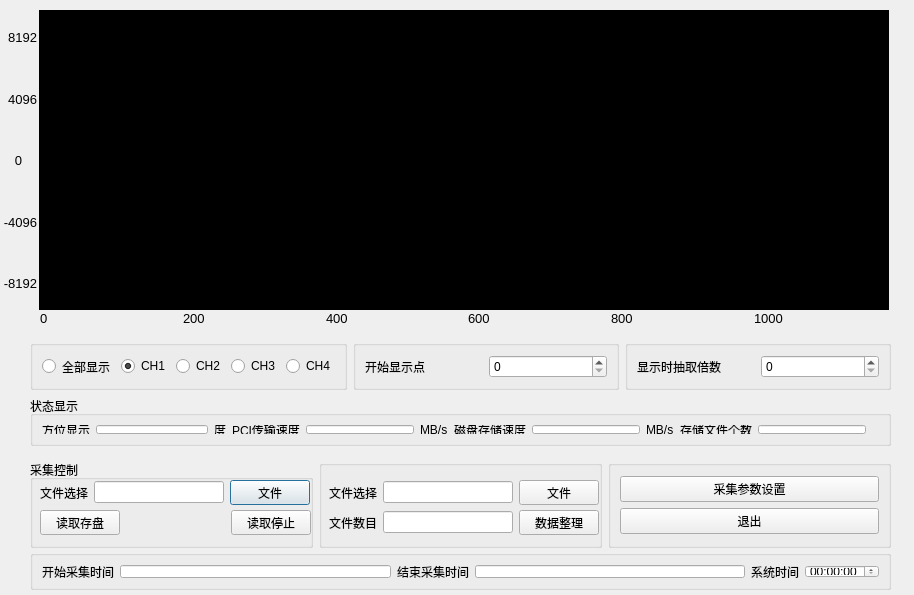
<?xml version="1.0" encoding="UTF-8"?>
<ui version="4.0">
 <class>AshowDialog</class>
 <widget class="QDialog" name="AshowDialog">
  <property name="geometry">
   <rect>
    <x>0</x>
    <y>0</y>
    <width>914</width>
    <height>595</height>
   </rect>
  </property>
  <property name="minimumSize">
   <size>
    <width>914</width>
    <height>595</height>
   </size>
  </property>
  <property name="maximumSize">
   <size>
    <width>914</width>
    <height>595</height>
   </size>
  </property>
  <property name="windowTitle">
   <string>A显</string>
  </property>
  <widget class="A_show" name="widget" native="true">
   <property name="geometry">
    <rect>
     <x>39</x>
     <y>10</y>
     <width>850</width>
     <height>300</height>
    </rect>
   </property>
   <property name="autoFillBackground">
    <bool>false</bool>
   </property>
   <property name="styleSheet">
    <string notr="true">background:rgb</string>
   </property>
  </widget>
  <widget class="QGroupBox" name="groupBox_8">
   <property name="geometry">
    <rect>
     <x>30</x>
     <y>550</y>
     <width>861</width>
     <height>40</height>
    </rect>
   </property>
   <property name="title">
    <string/>
   </property>
   <layout class="QHBoxLayout" name="horizontalLayout_16">
    <item>
     <widget class="QLabel" name="label_16">
      <property name="text">
       <string>开始采集时间</string>
      </property>
     </widget>
    </item>
    <item>
     <widget class="QLineEdit" name="lineEdit_9"/>
    </item>
    <item>
     <widget class="QLabel" name="label_17">
      <property name="text">
       <string>结束采集时间</string>
      </property>
     </widget>
    </item>
    <item>
     <widget class="QLineEdit" name="lineEdit_10"/>
    </item>
    <item>
     <widget class="QLabel" name="label_18">
      <property name="text">
       <string>系统时间</string>
      </property>
     </widget>
    </item>
    <item>
     <widget class="QTimeEdit" name="timeEdit"/>
    </item>
   </layout>
  </widget>
  <widget class="QWidget" name="layoutWidget">
   <property name="geometry">
    <rect>
     <x>30</x>
     <y>460</y>
     <width>861</width>
     <height>88</height>
    </rect>
   </property>
   <layout class="QHBoxLayout" name="horizontalLayout_13">
    <item>
     <widget class="QGroupBox" name="groupBox_5">
      <property name="title">
       <string>采集控制</string>
      </property>
      <widget class="QWidget" name="layoutWidget">
       <property name="geometry">
        <rect>
         <x>10</x>
         <y>20</y>
         <width>270</width>
         <height>25</height>
        </rect>
       </property>
       <layout class="QHBoxLayout" name="horizontalLayout_10">
        <item>
         <widget class="QLabel" name="label_11">
          <property name="text">
           <string>文件选择</string>
          </property>
         </widget>
        </item>
        <item>
         <widget class="QLineEdit" name="lineEdit_5"/>
        </item>
        <item>
         <widget class="QPushButton" name="pushButton">
          <property name="text">
           <string>文件</string>
          </property>
         </widget>
        </item>
       </layout>
      </widget>
      <widget class="QWidget" name="layoutWidget">
       <property name="geometry">
        <rect>
         <x>10</x>
         <y>50</y>
         <width>271</width>
         <height>25</height>
        </rect>
       </property>
       <layout class="QHBoxLayout" name="horizontalLayout_12">
        <item>
         <widget class="QPushButton" name="pushButton_2">
          <property name="text">
           <string>读取存盘</string>
          </property>
         </widget>
        </item>
        <item>
         <spacer name="horizontalSpacer">
          <property name="orientation">
           <enum>Qt::Horizontal</enum>
          </property>
          <property name="sizeHint" stdset="0">
           <size>
            <width>40</width>
            <height>20</height>
           </size>
          </property>
         </spacer>
        </item>
        <item>
         <widget class="QPushButton" name="pushButton_3">
          <property name="text">
           <string>读取停止</string>
          </property>
         </widget>
        </item>
       </layout>
      </widget>
     </widget>
    </item>
    <item>
     <widget class="QGroupBox" name="groupBox_6">
      <property name="title">
       <string/>
      </property>
      <widget class="QWidget" name="layoutWidget_3">
       <property name="geometry">
        <rect>
         <x>10</x>
         <y>20</y>
         <width>270</width>
         <height>25</height>
        </rect>
       </property>
       <layout class="QHBoxLayout" name="horizontalLayout_14">
        <item>
         <widget class="QLabel" name="label_14">
          <property name="text">
           <string>文件选择</string>
          </property>
         </widget>
        </item>
        <item>
         <widget class="QLineEdit" name="lineEdit_7"/>
        </item>
        <item>
         <widget class="QPushButton" name="pushButton_6">
          <property name="text">
           <string>文件</string>
          </property>
         </widget>
        </item>
       </layout>
      </widget>
      <widget class="QWidget" name="layoutWidget">
       <property name="geometry">
        <rect>
         <x>10</x>
         <y>50</y>
         <width>270</width>
         <height>25</height>
        </rect>
       </property>
       <layout class="QHBoxLayout" name="horizontalLayout_15">
        <item>
         <widget class="QLabel" name="label_15">
          <property name="text">
           <string>文件数目</string>
          </property>
         </widget>
        </item>
        <item>
         <widget class="QLineEdit" name="lineEdit_8"/>
        </item>
        <item>
         <widget class="QPushButton" name="pushButton_7">
          <property name="text">
           <string>数据整理</string>
          </property>
         </widget>
        </item>
       </layout>
      </widget>
     </widget>
    </item>
    <item>
     <widget class="QGroupBox" name="groupBox_7">
      <property name="title">
       <string/>
      </property>
      <layout class="QVBoxLayout" name="verticalLayout_6">
       <item>
        <layout class="QVBoxLayout" name="verticalLayout_5">
         <item>
          <widget class="QPushButton" name="pushButton_4">
           <property name="text">
            <string>采集参数设置</string>
           </property>
          </widget>
         </item>
         <item>
          <widget class="QPushButton" name="pushButton_5">
           <property name="text">
            <string>退出</string>
           </property>
          </widget>
         </item>
        </layout>
       </item>
      </layout>
     </widget>
    </item>
   </layout>
  </widget>
  <widget class="QWidget" name="layoutWidget">
   <property name="geometry">
    <rect>
     <x>30</x>
     <y>340</y>
     <width>861</width>
     <height>106</height>
    </rect>
   </property>
   <layout class="QVBoxLayout" name="verticalLayout_4">
    <item>
     <layout class="QHBoxLayout" name="horizontalLayout_4">
      <item>
       <widget class="QGroupBox" name="groupBox">
        <property name="title">
         <string/>
        </property>
        <layout class="QVBoxLayout" name="verticalLayout">
         <item>
          <layout class="QHBoxLayout" name="horizontalLayout">
           <item>
            <widget class="QRadioButton" name="radioButton">
             <property name="text">
              <string>全部显示</string>
             </property>
            </widget>
           </item>
           <item>
            <widget class="QRadioButton" name="radioButton_2">
             <property name="text">
              <string>CH1</string>
             </property>
             <property name="checked">
              <bool>true</bool>
             </property>
            </widget>
           </item>
           <item>
            <widget class="QRadioButton" name="radioButton_3">
             <property name="text">
              <string>CH2</string>
             </property>
            </widget>
           </item>
           <item>
            <widget class="QRadioButton" name="radioButton_4">
             <property name="text">
              <string>CH3</string>
             </property>
            </widget>
           </item>
           <item>
            <widget class="QRadioButton" name="radioButton_5">
             <property name="text">
              <string>CH4</string>
             </property>
            </widget>
           </item>
          </layout>
         </item>
        </layout>
       </widget>
      </item>
      <item>
       <widget class="QGroupBox" name="groupBox_2">
        <property name="title">
         <string/>
        </property>
        <layout class="QVBoxLayout" name="verticalLayout_2">
         <item>
          <layout class="QHBoxLayout" name="horizontalLayout_2">
           <item>
            <widget class="QLabel" name="label">
             <property name="text">
              <string>开始显示点</string>
             </property>
            </widget>
           </item>
           <item>
            <widget class="QSpinBox" name="spinBox"/>
           </item>
          </layout>
         </item>
        </layout>
       </widget>
      </item>
      <item>
       <widget class="QGroupBox" name="groupBox_3">
        <property name="title">
         <string/>
        </property>
        <layout class="QVBoxLayout" name="verticalLayout_3">
         <item>
          <layout class="QHBoxLayout" name="horizontalLayout_3">
           <item>
            <widget class="QLabel" name="label_2">
             <property name="text">
              <string>显示时抽取倍数</string>
             </property>
            </widget>
           </item>
           <item>
            <widget class="QSpinBox" name="spinBox_2"/>
           </item>
          </layout>
         </item>
        </layout>
       </widget>
      </item>
     </layout>
    </item>
    <item>
     <widget class="QGroupBox" name="groupBox_4">
      <property name="title">
       <string>状态显示</string>
      </property>
      <layout class="QHBoxLayout" name="horizontalLayout_9">
       <item>
        <layout class="QHBoxLayout" name="horizontalLayout_5">
         <item>
          <widget class="QLabel" name="label_3">
           <property name="text">
            <string>方位显示</string>
           </property>
          </widget>
         </item>
         <item>
          <widget class="QLineEdit" name="lineEdit"/>
         </item>
         <item>
          <widget class="QLabel" name="label_4">
           <property name="text">
            <string>度</string>
           </property>
          </widget>
         </item>
        </layout>
       </item>
       <item>
        <layout class="QHBoxLayout" name="horizontalLayout_6">
         <item>
          <widget class="QLabel" name="label_5">
           <property name="text">
            <string>PCI传输速度</string>
           </property>
          </widget>
         </item>
         <item>
          <widget class="QLineEdit" name="lineEdit_2"/>
         </item>
         <item>
          <widget class="QLabel" name="label_6">
           <property name="text">
            <string>MB/s</string>
           </property>
          </widget>
         </item>
        </layout>
       </item>
       <item>
        <layout class="QHBoxLayout" name="horizontalLayout_7">
         <item>
          <widget class="QLabel" name="label_7">
           <property name="text">
            <string>磁盘存储速度</string>
           </property>
          </widget>
         </item>
         <item>
          <widget class="QLineEdit" name="lineEdit_3"/>
         </item>
         <item>
          <widget class="QLabel" name="label_8">
           <property name="text">
            <string>MB/s</string>
           </property>
          </widget>
         </item>
        </layout>
       </item>
       <item>
        <layout class="QHBoxLayout" name="horizontalLayout_8">
         <item>
          <widget class="QLabel" name="label_9">
           <property name="text">
            <string>存储文件个数</string>
           </property>
          </widget>
         </item>
         <item>
          <widget class="QLineEdit" name="lineEdit_4"/>
         </item>
         <item>
          <widget class="QLabel" name="label_10">
           <property name="text">
            <string/>
           </property>
          </widget>
         </item>
        </layout>
       </item>
      </layout>
     </widget>
    </item>
   </layout>
  </widget>
  <widget class="QWidget" name="layoutWidget">
   <property name="geometry">
    <rect>
     <x>40</x>
     <y>310</y>
     <width>851</width>
     <height>16</height>
    </rect>
   </property>
   <layout class="QHBoxLayout" name="horizontalLayout_11">
    <item>
     <widget class="QLabel" name="label_12">
      <property name="font">
       <font>
        <pointsize>10</pointsize>
       </font>
      </property>
      <property name="text">
       <string>0</string>
      </property>
      <property name="scaledContents">
       <bool>false</bool>
      </property>
     </widget>
    </item>
    <item>
     <widget class="QLabel" name="label_13">
      <property name="font">
       <font>
        <pointsize>10</pointsize>
       </font>
      </property>
      <property name="text">
       <string>200</string>
      </property>
      <property name="scaledContents">
       <bool>false</bool>
      </property>
     </widget>
    </item>
    <item>
     <widget class="QLabel" name="label_19">
      <property name="font">
       <font>
        <pointsize>10</pointsize>
       </font>
      </property>
      <property name="text">
       <string>400</string>
      </property>
      <property name="scaledContents">
       <bool>false</bool>
      </property>
     </widget>
    </item>
    <item>
     <widget class="QLabel" name="label_23">
      <property name="font">
       <font>
        <pointsize>10</pointsize>
       </font>
      </property>
      <property name="text">
       <string>600</string>
      </property>
      <property name="scaledContents">
       <bool>false</bool>
      </property>
     </widget>
    </item>
    <item>
     <widget class="QLabel" name="label_24">
      <property name="font">
       <font>
        <pointsize>10</pointsize>
       </font>
      </property>
      <property name="text">
       <string>800</string>
      </property>
      <property name="scaledContents">
       <bool>false</bool>
      </property>
     </widget>
    </item>
    <item>
     <widget class="QLabel" name="label_25">
      <property name="font">
       <font>
        <pointsize>10</pointsize>
       </font>
      </property>
      <property name="text">
       <string>1000</string>
      </property>
      <property name="scaledContents">
       <bool>false</bool>
      </property>
     </widget>
    </item>
   </layout>
  </widget>
  <widget class="QWidget" name="layoutWidget">
   <property name="geometry">
    <rect>
     <x>0</x>
     <y>10</y>
     <width>37</width>
     <height>301</height>
    </rect>
   </property>
   <layout class="QVBoxLayout" name="verticalLayout_7">
    <item>
     <widget class="QLabel" name="label_22">
      <property name="font">
       <font>
        <pointsize>10</pointsize>
       </font>
      </property>
      <property name="text">
       <string>8192</string>
      </property>
      <property name="scaledContents">
       <bool>false</bool>
      </property>
      <property name="alignment">
       <set>Qt::AlignRight|Qt::AlignTrailing|Qt::AlignVCenter</set>
      </property>
     </widget>
    </item>
    <item>
     <widget class="QLabel" name="label_26">
      <property name="font">
       <font>
        <pointsize>10</pointsize>
       </font>
      </property>
      <property name="text">
       <string>4096</string>
      </property>
      <property name="scaledContents">
       <bool>false</bool>
      </property>
      <property name="alignment">
       <set>Qt::AlignRight|Qt::AlignTrailing|Qt::AlignVCenter</set>
      </property>
     </widget>
    </item>
    <item>
     <widget class="QLabel" name="label_21">
      <property name="font">
       <font>
        <pointsize>10</pointsize>
       </font>
      </property>
      <property name="text">
       <string>0</string>
      </property>
      <property name="scaledContents">
       <bool>false</bool>
      </property>
      <property name="alignment">
       <set>Qt::AlignCenter</set>
      </property>
     </widget>
    </item>
    <item>
     <widget class="QLabel" name="label_27">
      <property name="font">
       <font>
        <pointsize>10</pointsize>
       </font>
      </property>
      <property name="text">
       <string>-4096</string>
      </property>
      <property name="scaledContents">
       <bool>false</bool>
      </property>
      <property name="alignment">
       <set>Qt::AlignRight|Qt::AlignTrailing|Qt::AlignVCenter</set>
      </property>
     </widget>
    </item>
    <item>
     <widget class="QLabel" name="label_20">
      <property name="font">
       <font>
        <pointsize>10</pointsize>
       </font>
      </property>
      <property name="text">
       <string>-8192</string>
      </property>
      <property name="scaledContents">
       <bool>false</bool>
      </property>
      <property name="alignment">
       <set>Qt::AlignRight|Qt::AlignTrailing|Qt::AlignVCenter</set>
      </property>
     </widget>
    </item>
   </layout>
  </widget>
 </widget>
 <customwidgets>
  <customwidget>
   <class>A_show</class>
   <extends>QWidget</extends>
   <header>a_show.h</header>
   <container>1</container>
  </customwidget>
 </customwidgets>
 <resources/>
 <connections/>
</ui>
